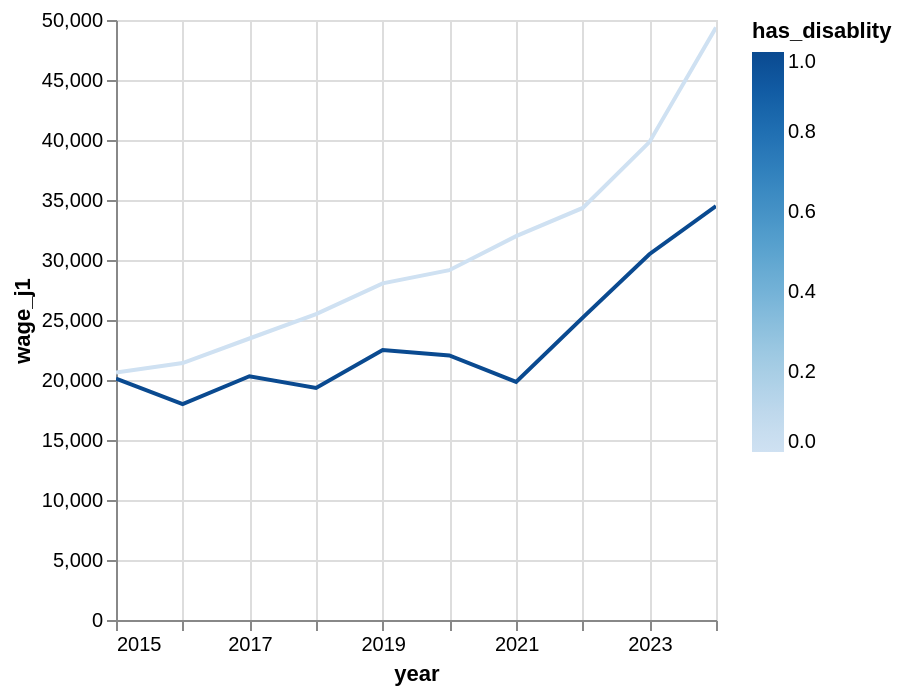

The cell this chart's notebook holds for it:
### Code cell
visualize('wage_j1')

### Figure 1 — Vega-Lite specification as saved in the notebook (floating-point values rounded to 4 significant figures)
{"config": {"view": {"continuousWidth": 300, "continuousHeight": 300}}, "data": {"name": "data-e757ae7b81357bdc568598b30b351a66"}, "mark": {"type": "line", "tooltip": true}, "encoding": {"color": {"field": "has_disablity", "type": "quantitative"}, "x": {"field": "year", "type": "temporal"}, "y": {"field": "wage_j1", "type": "quantitative"}}, "params": [{"name": "param_1e9efca18e7a2868", "select": {"type": "interval", "encodings": ["x", "y"]}, "bind": "scales"}], "$schema": "https://vega.github.io/schema/vega-lite/v6.1.0.json", "datasets": {"data-e757ae7b81357bdc568598b30b351a66": [{"year": "2019-01-01T00:00:00", "has_disablity": 1, "wage_j1": 22500.0}, {"year": "2016-01-01T00:00:00", "has_disablity": 1, "wage_j1": 18000.0}, {"year": "2024-01-01T00:00:00", "has_disablity": 0, "wage_j1": 49370.0}, {"year": "2018-01-01T00:00:00", "has_disablity": 0, "wage_j1": 25490.0}, {"year": "2021-01-01T00:00:00", "has_disablity": 0, "wage_j1": 31990.0}, {"year": "2015-01-01T00:00:00", "has_disablity": 0, "wage_j1": 20620.0}, {"year": "2020-01-01T00:00:00", "has_disablity": 1, "wage_j1": 22050.0}, {"year": "2015-01-01T00:00:00", "has_disablity": 1, "wage_j1": 20110.0}, {"year": "2022-01-01T00:00:00", "has_disablity": 1, "wage_j1": 25200.0}, {"year": "2024-01-01T00:00:00", "has_disablity": 1, "wage_j1": 34490.0}, {"year": "2019-01-01T00:00:00", "has_disablity": 0, "wage_j1": 28050.0}, {"year": "2018-01-01T00:00:00", "has_disablity": 1, "wage_j1": 19340.0}, {"year": "2023-01-01T00:00:00", "has_disablity": 1, "wage_j1": 30480.0}, {"year": "2017-01-01T00:00:00", "has_disablity": 1, "wage_j1": 20320.0}, {"year": "2016-01-01T00:00:00", "has_disablity": 0, "wage_j1": 21420.0}, {"year": "2022-01-01T00:00:00", "has_disablity": 0, "wage_j1": 34340.0}, {"year": "2017-01-01T00:00:00", "has_disablity": 0, "wage_j1": 23460.0}, {"year": "2020-01-01T00:00:00", "has_disablity": 0, "wage_j1": 29150.0}, {"year": "2023-01-01T00:00:00", "has_disablity": 0, "wage_j1": 39820.0}, {"year": "2021-01-01T00:00:00", "has_disablity": 1, "wage_j1": 19840.0}]}}
